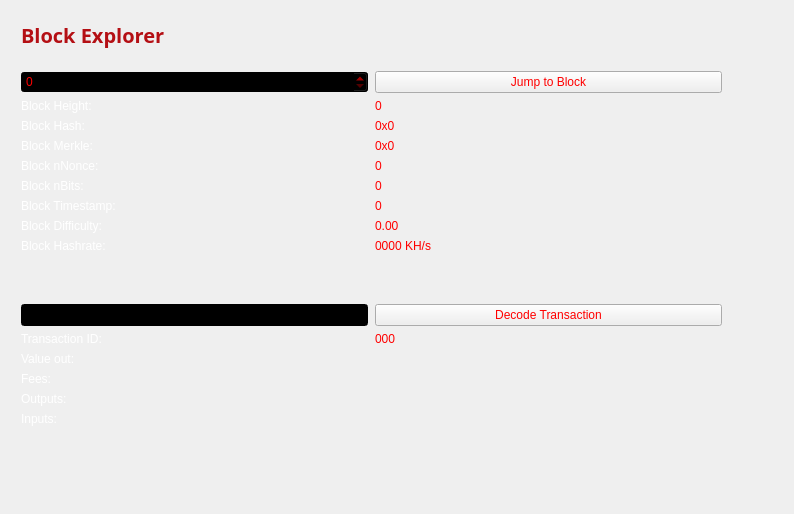
<?xml version="1.0" encoding="UTF-8"?>
<ui version="4.0">
 <class>BlockBrowser</class>
 <widget class="QWidget" name="BlockBrowser">
  <property name="windowModality">
   <enum>Qt::NonModal</enum>
  </property>
  <property name="enabled">
   <bool>true</bool>
  </property>
  <property name="geometry">
   <rect>
    <x>0</x>
    <y>0</y>
    <width>794</width>
    <height>514</height>
   </rect>
  </property>
  <property name="sizePolicy">
   <sizepolicy hsizetype="Expanding" vsizetype="Expanding">
    <horstretch>0</horstretch>
    <verstretch>0</verstretch>
   </sizepolicy>
  </property>
  <property name="minimumSize">
   <size>
    <width>0</width>
    <height>0</height>
   </size>
  </property>
  <property name="acceptDrops">
   <bool>false</bool>
  </property>
  <property name="windowTitle">
   <string>Form</string>
  </property>
  <property name="styleSheet">
   <string notr="true">color: transparent;</string>
  </property>
  <layout class="QGridLayout">
   <property name="sizeConstraint">
    <enum>QLayout::SetMaximumSize</enum>
   </property>
   <property name="leftMargin">
    <number>21</number>
   </property>
   <property name="topMargin">
    <number>21</number>
   </property>
   <property name="rightMargin">
    <number>10</number>
   </property>
   <item row="1" column="0">
    <widget class="QWidget" name="widget" native="true">
     <property name="styleSheet">
      <string notr="true">color:#B40F14;</string>
     </property>
     <widget class="QWidget" name="layoutWidget">
      <property name="geometry">
       <rect>
        <x>0</x>
        <y>0</y>
        <width>699</width>
        <height>27</height>
       </rect>
      </property>
      <layout class="QHBoxLayout" name="horizontalLayout_4">
       <property name="spacing">
        <number>7</number>
       </property>
       <item>
        <widget class="QLabel" name="label_5">
         <property name="font">
          <font>
           <family>Open Sans,sans-serif</family>
          </font>
         </property>
         <property name="styleSheet">
          <string notr="true">color: rgb(255, 0, 0);</string>
         </property>
         <property name="text">
          <string>&lt;html&gt;&lt;head/&gt;&lt;body&gt;&lt;p&gt;&lt;span style=&quot; font-size:20px; font-weight:600; color:#B40F14;&quot;&gt;Block Explorer &lt;/span&gt;&lt;/p&gt;&lt;/body&gt;&lt;/html&gt;</string>
         </property>
        </widget>
       </item>
       <item>
        <spacer name="horizontalSpacer_2">
         <property name="orientation">
          <enum>Qt::Horizontal</enum>
         </property>
         <property name="sizeHint" stdset="0">
          <size>
           <width>40</width>
           <height>20</height>
          </size>
         </property>
        </spacer>
       </item>
      </layout>
     </widget>
     <widget class="QWidget" name="layoutWidget_2">
      <property name="geometry">
       <rect>
        <x>0</x>
        <y>50</y>
        <width>701</width>
        <height>400</height>
       </rect>
      </property>
      <layout class="QGridLayout" name="gridLayout_3" rowstretch="0,0,0,0,0,0,0,0,0,0,0,0,0,0,0,0,0,0,0" columnstretch="0,0">
       <property name="sizeConstraint">
        <enum>QLayout::SetDefaultConstraint</enum>
       </property>
       <property name="horizontalSpacing">
        <number>7</number>
       </property>
       <item row="18" column="0">
        <spacer name="verticalSpacer">
         <property name="orientation">
          <enum>Qt::Vertical</enum>
         </property>
         <property name="sizeHint" stdset="0">
          <size>
           <width>20</width>
           <height>40</height>
          </size>
         </property>
        </spacer>
       </item>
       <item row="12" column="1">
        <widget class="QPushButton" name="txButton">
         <property name="styleSheet">
          <string notr="true">color: rgb(255, 0, 0);</string>
         </property>
         <property name="text">
          <string>Decode Transaction</string>
         </property>
        </widget>
       </item>
       <item row="17" column="0">
        <widget class="QLabel" name="inputLabel">
         <property name="styleSheet">
          <string notr="true">color: rgb(255, 255, 255);</string>
         </property>
         <property name="text">
          <string>Inputs:</string>
         </property>
         <property name="alignment">
          <set>Qt::AlignLeading|Qt::AlignLeft|Qt::AlignTop</set>
         </property>
        </widget>
       </item>
       <item row="10" column="1">
        <widget class="QLabel" name="pawBox">
         <property name="styleSheet">
          <string notr="true">color: rgb(255, 0, 0);</string>
         </property>
         <property name="text">
          <string>0000 KH/s</string>
         </property>
        </widget>
       </item>
       <item row="14" column="0">
        <widget class="QLabel" name="valueLabel">
         <property name="styleSheet">
          <string notr="true">color: rgb(255, 255, 255);</string>
         </property>
         <property name="text">
          <string>Value out:</string>
         </property>
        </widget>
       </item>
       <item row="13" column="0">
        <widget class="QLabel" name="txLabel">
         <property name="styleSheet">
          <string notr="true">color: rgb(255, 255, 255);</string>
         </property>
         <property name="text">
          <string>Transaction ID:</string>
         </property>
        </widget>
       </item>
       <item row="9" column="1">
        <widget class="QLabel" name="hardBox">
         <property name="styleSheet">
          <string notr="true">color: rgb(255, 0, 0);</string>
         </property>
         <property name="text">
          <string>0.00</string>
         </property>
        </widget>
       </item>
       <item row="13" column="1">
        <widget class="QLabel" name="txID">
         <property name="styleSheet">
          <string notr="true">color: rgb(255, 0, 0);</string>
         </property>
         <property name="text">
          <string>000</string>
         </property>
        </widget>
       </item>
       <item row="17" column="1">
        <widget class="QLabel" name="inputBox">
         <property name="styleSheet">
          <string notr="true">color: rgb(255, 0, 0);</string>
         </property>
         <property name="text">
          <string/>
         </property>
         <property name="alignment">
          <set>Qt::AlignLeading|Qt::AlignLeft|Qt::AlignTop</set>
         </property>
        </widget>
       </item>
       <item row="14" column="1">
        <widget class="QLabel" name="valueBox">
         <property name="styleSheet">
          <string notr="true">color: rgb(255, 0, 0);</string>
         </property>
         <property name="text">
          <string/>
         </property>
        </widget>
       </item>
       <item row="9" column="0">
        <widget class="QLabel" name="hardLabel">
         <property name="styleSheet">
          <string notr="true">color: rgb(255, 255, 255);</string>
         </property>
         <property name="text">
          <string>Block Difficulty:</string>
         </property>
        </widget>
       </item>
       <item row="1" column="0">
        <widget class="QSpinBox" name="heightBox">
         <property name="sizePolicy">
          <sizepolicy hsizetype="Preferred" vsizetype="Fixed">
           <horstretch>0</horstretch>
           <verstretch>0</verstretch>
          </sizepolicy>
         </property>
         <property name="styleSheet">
          <string notr="true">background-color: rgb(0, 0, 0);
color: rgb(255, 0, 0);</string>
         </property>
         <property name="maximum">
          <number>99999999</number>
         </property>
        </widget>
       </item>
       <item row="3" column="0">
        <widget class="QLabel" name="heightLabel_2">
         <property name="styleSheet">
          <string notr="true">color: rgb(255, 255, 255);</string>
         </property>
         <property name="text">
          <string>Block Height:</string>
         </property>
        </widget>
       </item>
       <item row="8" column="1">
        <widget class="QLabel" name="timeBox">
         <property name="styleSheet">
          <string notr="true">color: rgb(255, 0, 0);;</string>
         </property>
         <property name="text">
          <string>0</string>
         </property>
        </widget>
       </item>
       <item row="1" column="1">
        <widget class="QPushButton" name="blockButton">
         <property name="styleSheet">
          <string notr="true">color: rgb(255, 0, 0);</string>
         </property>
         <property name="text">
          <string>Jump to Block</string>
         </property>
        </widget>
       </item>
       <item row="5" column="0">
        <widget class="QLabel" name="merkleLabel">
         <property name="styleSheet">
          <string notr="true">color: rgb(255, 255, 255);</string>
         </property>
         <property name="text">
          <string>Block Merkle:</string>
         </property>
        </widget>
       </item>
       <item row="4" column="0">
        <widget class="QLabel" name="hashLabel">
         <property name="styleSheet">
          <string notr="true">color: rgb(255, 255, 255);</string>
         </property>
         <property name="text">
          <string>Block Hash:</string>
         </property>
        </widget>
       </item>
       <item row="15" column="1">
        <widget class="QLabel" name="feesBox">
         <property name="styleSheet">
          <string notr="true">color: rgb(255, 0, 0);</string>
         </property>
         <property name="text">
          <string/>
         </property>
        </widget>
       </item>
       <item row="10" column="0">
        <widget class="QLabel" name="pawLabel">
         <property name="styleSheet">
          <string notr="true">color: rgb(255, 255, 255);</string>
         </property>
         <property name="text">
          <string>Block Hashrate:</string>
         </property>
        </widget>
       </item>
       <item row="3" column="1">
        <widget class="QLabel" name="heightLabel">
         <property name="styleSheet">
          <string notr="true">color: rgb(255, 0, 0);</string>
         </property>
         <property name="text">
          <string>0</string>
         </property>
        </widget>
       </item>
       <item row="15" column="0">
        <widget class="QLabel" name="feesLabel">
         <property name="styleSheet">
          <string notr="true">color: rgb(255, 255, 255);</string>
         </property>
         <property name="text">
          <string>Fees:</string>
         </property>
        </widget>
       </item>
       <item row="7" column="0">
        <widget class="QLabel" name="bitsLabel">
         <property name="styleSheet">
          <string notr="true">color: rgb(255, 255, 255);</string>
         </property>
         <property name="text">
          <string>Block nBits:</string>
         </property>
        </widget>
       </item>
       <item row="7" column="1">
        <widget class="QLabel" name="bitsBox">
         <property name="styleSheet">
          <string notr="true">color: rgb(255, 0, 0);</string>
         </property>
         <property name="text">
          <string>0</string>
         </property>
        </widget>
       </item>
       <item row="5" column="1">
        <widget class="QLabel" name="merkleBox">
         <property name="minimumSize">
          <size>
           <width>187</width>
           <height>0</height>
          </size>
         </property>
         <property name="styleSheet">
          <string notr="true">color: rgb(255, 0, 0);</string>
         </property>
         <property name="text">
          <string>0x0</string>
         </property>
        </widget>
       </item>
       <item row="16" column="0">
        <widget class="QLabel" name="outputLabel">
         <property name="styleSheet">
          <string notr="true">color: rgb(255, 255, 255);</string>
         </property>
         <property name="text">
          <string>Outputs:</string>
         </property>
         <property name="alignment">
          <set>Qt::AlignLeading|Qt::AlignLeft|Qt::AlignTop</set>
         </property>
        </widget>
       </item>
       <item row="16" column="1">
        <widget class="QLabel" name="outputBox">
         <property name="styleSheet">
          <string notr="true">color: rgb(255, 0, 0);</string>
         </property>
         <property name="text">
          <string/>
         </property>
         <property name="alignment">
          <set>Qt::AlignLeading|Qt::AlignLeft|Qt::AlignTop</set>
         </property>
        </widget>
       </item>
       <item row="6" column="0">
        <widget class="QLabel" name="nonceLabel">
         <property name="styleSheet">
          <string notr="true">color: rgb(255, 255, 255);</string>
         </property>
         <property name="text">
          <string>Block nNonce:</string>
         </property>
        </widget>
       </item>
       <item row="6" column="1">
        <widget class="QLabel" name="nonceBox">
         <property name="styleSheet">
          <string notr="true">color: rgb(255, 0, 0);</string>
         </property>
         <property name="text">
          <string>0</string>
         </property>
        </widget>
       </item>
       <item row="8" column="0">
        <widget class="QLabel" name="timeLabel">
         <property name="styleSheet">
          <string notr="true">color: rgb(255, 255, 255);</string>
         </property>
         <property name="text">
          <string>Block Timestamp:</string>
         </property>
        </widget>
       </item>
       <item row="4" column="1">
        <widget class="QLabel" name="hashBox">
         <property name="enabled">
          <bool>true</bool>
         </property>
         <property name="sizePolicy">
          <sizepolicy hsizetype="Preferred" vsizetype="Preferred">
           <horstretch>0</horstretch>
           <verstretch>0</verstretch>
          </sizepolicy>
         </property>
         <property name="minimumSize">
          <size>
           <width>0</width>
           <height>0</height>
          </size>
         </property>
         <property name="styleSheet">
          <string notr="true">color: rgb(255, 0, 0);</string>
         </property>
         <property name="text">
          <string>0x0</string>
         </property>
        </widget>
       </item>
       <item row="12" column="0">
        <widget class="QLineEdit" name="txBox">
         <property name="sizePolicy">
          <sizepolicy hsizetype="Preferred" vsizetype="Fixed">
           <horstretch>0</horstretch>
           <verstretch>0</verstretch>
          </sizepolicy>
         </property>
         <property name="styleSheet">
          <string notr="true">background-color: rgb(0, 0, 0);
color: rgb(255, 0, 0);</string>
         </property>
         <property name="inputMask">
          <string comment="Transaction id" extracomment="Transaction id"/>
         </property>
         <property name="placeholderText">
          <string comment="Transaction ID" extracomment="Transaction ID"/>
         </property>
        </widget>
       </item>
       <item row="11" column="0">
        <spacer name="verticalSpacer_2">
         <property name="orientation">
          <enum>Qt::Vertical</enum>
         </property>
         <property name="sizeHint" stdset="0">
          <size>
           <width>20</width>
           <height>40</height>
          </size>
         </property>
        </spacer>
       </item>
      </layout>
     </widget>
    </widget>
   </item>
  </layout>
 </widget>
 <resources/>
 <connections/>
</ui>
